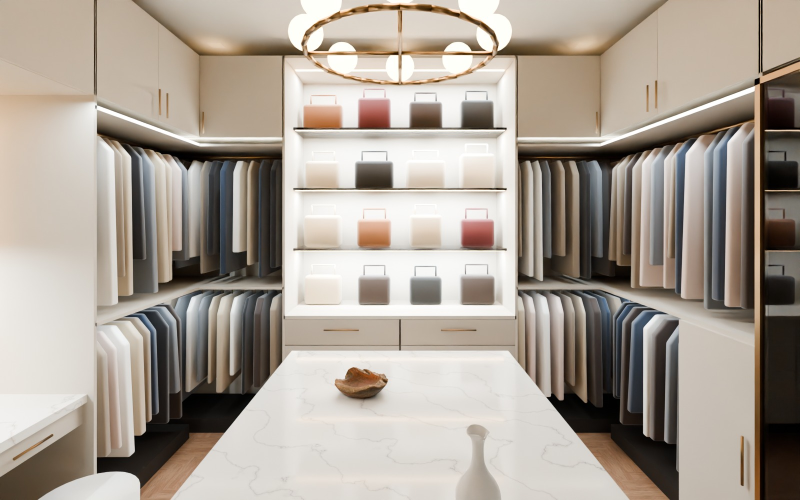
#> input picture tmp_renders/c1.jpg, 1600 x 1000 px (shown at 1/2 size)
$ python grade.py ../tmp_renders/c1.jpg out.png
#> lines starting #> are read from the running program, lines starting #| are printed output that depends on the picture
"""Colour grade for the finished renderings.
    python3 render/grade.py in.png out.png [--wb] [--ref INSPIRATION.png [--ref-strength 0.7]]
Default: pull the orange out of the wood (the scans run warm under AgX), a touch less saturation overall, no change to whites.
--wb   neutralise a colour cast on the bright, low-saturation pixels (walls, trim), to a warm neutral.
--ref  grade to the owner's inspiration photograph (owner 11.09.26: "match the ceiling, cabinet, floor and stone colour to the
       image"): the render's light distribution in CIELAB is moved toward the reference's (mean and spread per channel, at
       --ref-strength), the way a photographer grades a set to a reference. It sets the overall key and warmth; it does not
       change which material is which. Use it after --wb, and check the four picks (ceiling, cabinets, floor, stone) against
       the reference side by side afterwards."""
import sys, numpy as np
from PIL import Image

a_ = sys.argv
im = Image.open(a_[1]).convert('RGB')
#> im is the input picture: PIL image 1600x1000 RGB; mean R, G, B 169, 159.4, 148.9
if '--gain' in a_:   # channel gains R,G,B: take part of the warm downlight cast off the creams without a grey card (the walls are a picked beige)
    g_ = np.array([float(t) for t in a_[a_.index('--gain') + 1].split(',')], np.float32)
    im = Image.fromarray(np.clip(np.asarray(im, np.float32) * g_, 0, 255).astype(np.uint8))
if '--wb' in a_:
    a = np.array(im).astype(np.float32); mx = a.max(axis=2); mn = a.min(axis=2)
    m = (mx > 150) & ((mx - mn) < 40)
    if m.sum() > 1000:
        mean = a[m].mean(axis=0); tgt = mean.mean() * np.array([1.0, 0.985, 0.95])
        a = np.clip(a * (tgt / mean), 0, 255); im = Image.fromarray(a.astype(np.uint8))
hsv = np.array(im.convert('HSV')).astype(np.float32)
h, s, v = hsv[..., 0] * 360 / 255, hsv[..., 1], hsv[..., 2]
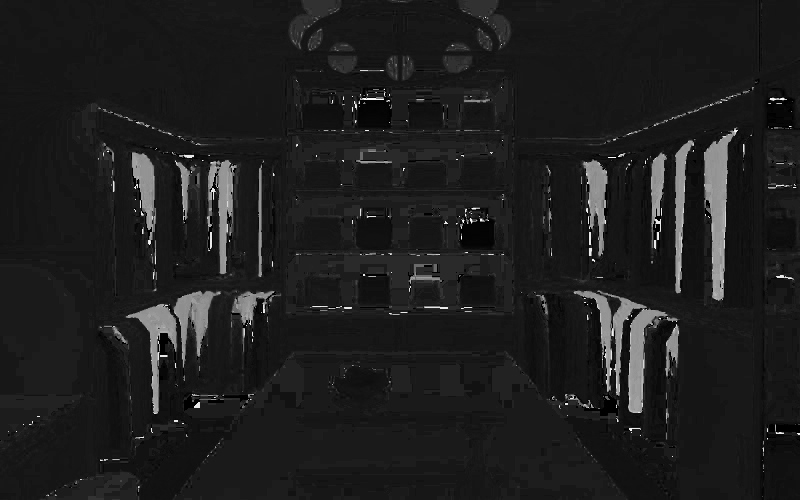
#> h: shape (1000, 1600) float32 (shown at 1/2 size); min 0, max 358.6, mean 42.4; drawn with min black and max white
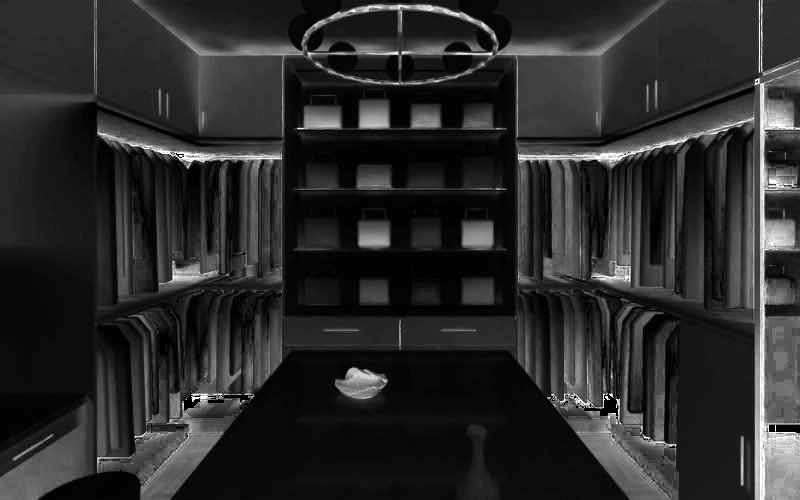
#> s: shape (1000, 1600) float32 (shown at 1/2 size); min 0, max 255, mean 42.5
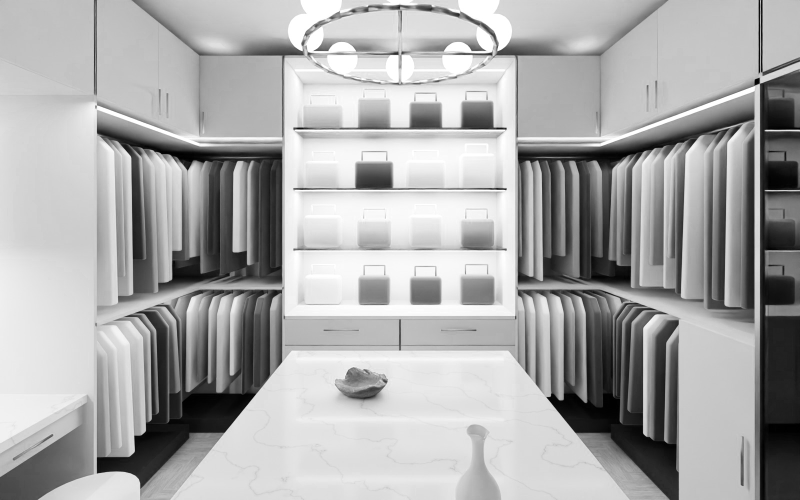
#> v: shape (1000, 1600) float32 (shown at 1/2 size); min 0, max 255, mean 169.4
w = np.clip(1 - np.abs(h - 28) / 22, 0, 1)                     # weight: oranges and ambers (about 6 to 50 degrees)
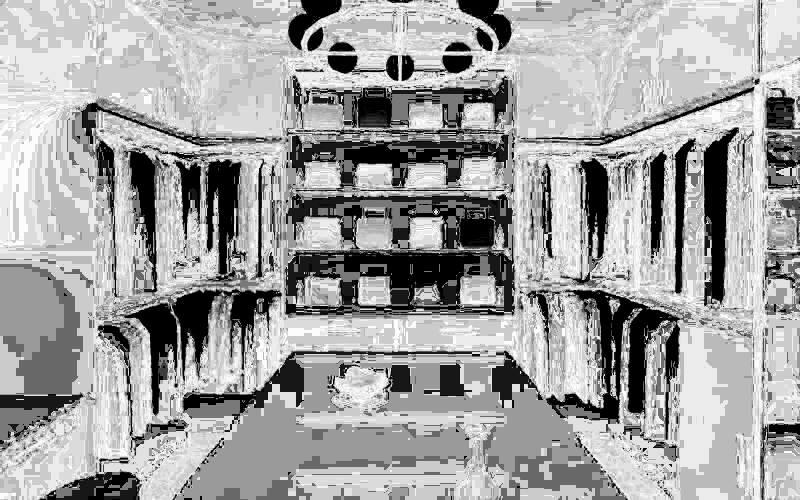
#> w: shape (1000, 1600) float32 (shown at 1/2 size); min 0, max 0.989, mean 0.637
s = s * (1 - (0.0 if '--ref' in a_ else 0.42) * w) * (1.0 if '--ref' in a_ else 0.93)
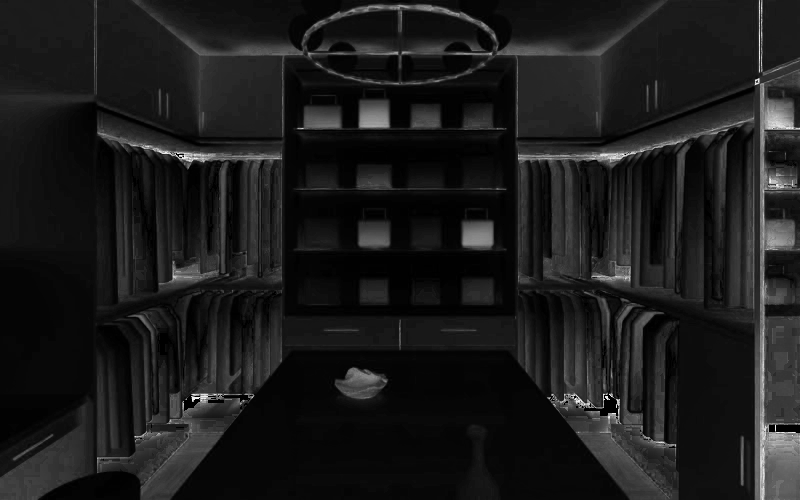
#> s: shape (1000, 1600) float32 (shown at 1/2 size); min 0, max 237.2, mean 27.3
hsv[..., 1] = np.clip(s, 0, 255)
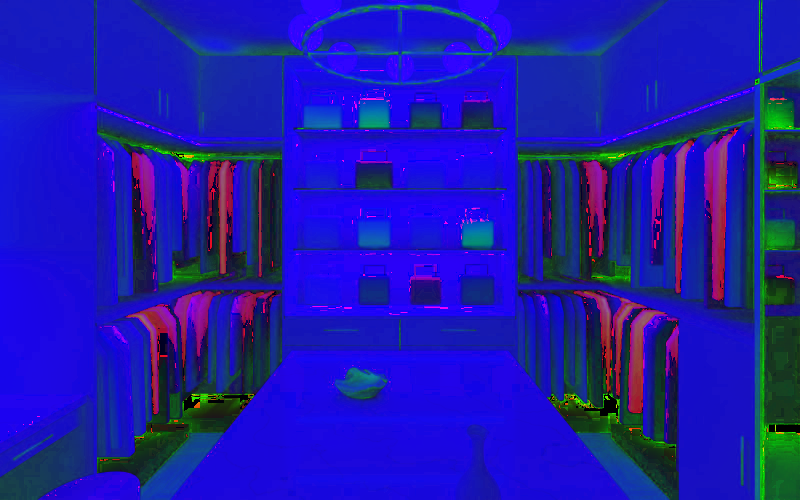
#> hsv: shape (1000, 1600, 3) float32 (shown at 1/2 size); mean R, G, B 29.8, 27.3, 169.5
im = Image.fromarray(hsv.astype(np.uint8), 'HSV').convert('RGB')
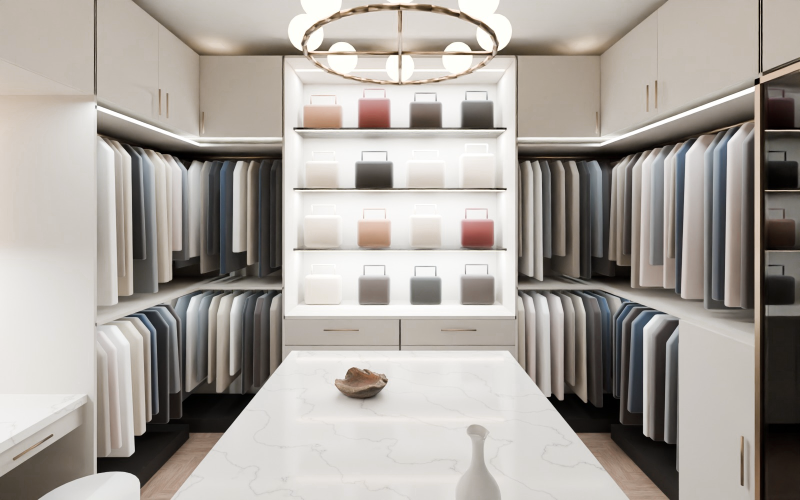
#> im: PIL image 1600x1000 RGB (shown at 1/2 size); mean R, G, B 169, 163.2, 157


def _to_lab(rgb):
    c = rgb / 255.0
    c = np.where(c > 0.04045, ((c + 0.055) / 1.055) ** 2.4, c / 12.92)
    M = np.array([[0.4124, 0.3576, 0.1805], [0.2126, 0.7152, 0.0722], [0.0193, 0.1192, 0.9505]])
    xyz = c @ M.T / np.array([0.95047, 1.0, 1.08883])
    f = np.where(xyz > 0.008856, np.cbrt(xyz), 7.787 * xyz + 16 / 116)
    return np.stack([116 * f[..., 1] - 16, 500 * (f[..., 0] - f[..., 1]), 200 * (f[..., 1] - f[..., 2])], -1)


def _from_lab(lab):
    fy = (lab[..., 0] + 16) / 116; fx = fy + lab[..., 1] / 500; fz = fy - lab[..., 2] / 200
    f = np.stack([fx, fy, fz], -1)
    xyz = np.where(f ** 3 > 0.008856, f ** 3, (f - 16 / 116) / 7.787) * np.array([0.95047, 1.0, 1.08883])
    Mi = np.array([[3.2406, -1.5372, -0.4986], [-0.9689, 1.8758, 0.0415], [0.0557, -0.2040, 1.0570]])
    c = xyz @ Mi.T
    c = np.where(c > 0.0031308, 1.055 * np.clip(c, 0, None) ** (1 / 2.4) - 0.055, 12.92 * c)
    return np.clip(c * 255, 0, 255)


if '--ref' in a_:
    ref = np.array(Image.open(a_[a_.index('--ref') + 1]).convert('RGB')).astype(np.float32)
    k = float(a_[a_.index('--ref-strength') + 1]) if '--ref-strength' in a_ else 0.7
    src = np.array(im).astype(np.float32)
    ls, lr = _to_lab(src), _to_lab(ref)
    out = ls.copy()
    for c in range(3):
        ms, ss = ls[..., c].mean(), ls[..., c].std() + 1e-6
        mr, sr = lr[..., c].mean(), lr[..., c].std() + 1e-6
        moved = (ls[..., c] - ms) * (sr / ss) + mr
        out[..., c] = ls[..., c] * (1 - k) + moved * k
    im = Image.fromarray(_from_lab(out).astype(np.uint8))
    print('graded to', a_[a_.index('--ref') + 1], 'at', k)
if '--win' in a_:
    # window pull: inside the exterior-glass mask, take the view outside down by --win-ev stops (default 1.5) in linear light and give
    # back a little contrast, so the garden, pool and pool house read instead of a white sheet
    m = np.asarray(Image.open(a_[a_.index('--win') + 1]).convert('L').resize(im.size), np.float32)[..., None] / 255.0
    c = np.asarray(im, np.float32) / 255.0
    if '--ext' in a_:   # the bracketed exterior render from photoreal.py --winpull: real detail, not a darkened white
        ext_ = np.asarray(Image.open(a_[a_.index('--ext') + 1]).convert('RGB').resize(im.size), np.float32) / 255.0
        bev = float(a_[a_.index('--ext-ev') + 1]) if '--ext-ev' in a_ else 3.0
        # merge, do not swap: a dark view out (shaded planting) keeps the main exposure; only where the main frame clips does the
        # bracket's value (scaled back up by its stops) stand in; then one smooth shoulder brings the sky and the white pool house
        # under white. A straight swap darkened the already dark garden to black in the oblique view (11.10.26)
        _lin = lambda v: np.where(v > 0.04045, ((v + 0.055) / 1.055) ** 2.4, v / 12.92)
        _srgb = lambda v: np.where(v > 0.0031308, 1.055 * np.clip(v, 0, None) ** (1 / 2.4) - 0.055, 12.92 * v)
        ml_, el_ = _lin(c), _lin(ext_) * (2.0 ** bev)
        t_ = np.clip((ml_.max(axis=2, keepdims=True) - 0.55) / 0.35, 0, 1)          # how near the main frame is to clipping
        L_ = ml_ * (1 - t_) + np.maximum(el_, ml_) * t_
        # the shoulder: shadows (under 0.05 linear) as shot, the bracket's top (2^EV) to 0.92 (0.7 read as tinted glass), a power curve between them;
        # close to the plain bracket in the bright sky and the white pool house, and it never darkens shade (a log curve washed out)
        knee, Lm, top = 0.05, 2.0 ** bev, 0.92; g_ = np.log(knee / top) / np.log(knee / Lm)
        # the curve runs on luminance and the colour is scaled with it, so the garden keeps its colour (per channel it went grey)
        Y_ = (L_ * np.array([0.2126, 0.7152, 0.0722], np.float32)).sum(axis=2, keepdims=True)
        Yo = np.where(Y_ < knee, Y_, top * (np.clip(Y_, knee, None) / Lm) ** g_)
        pulled = np.clip(_srgb(np.clip(L_ * Yo / np.maximum(Y_, 1e-6), 0, 1)), 0, 1)
        ev = f'bracket merge ({bev:g} EV)'
    else:
        ev = float(a_[a_.index('--win-ev') + 1]) if '--win-ev' in a_ else 1.5
        lin_ = np.where(c > 0.04045, ((c + 0.055) / 1.055) ** 2.4, c / 12.92) * (2.0 ** -ev)
        pulled = np.where(lin_ > 0.0031308, 1.055 * np.clip(lin_, 0, None) ** (1 / 2.4) - 0.055, 12.92 * lin_)
        pulled = np.clip((pulled - 0.5) * 1.12 + 0.5, 0, 1)
    m = m * (float(a_[a_.index('--win-strength') + 1]) if '--win-strength' in a_ else 1.0)   # 0.5: half the pull (full read as tinted glass in the living room)
    im = Image.fromarray((np.clip(c * (1 - m) + pulled * m, 0, 1) * 255).astype(np.uint8))
    print('window pull', ev, 'stops on', round(float(m.mean()) * 100, 1), 'percent of the frame')
im.save(a_[2])
